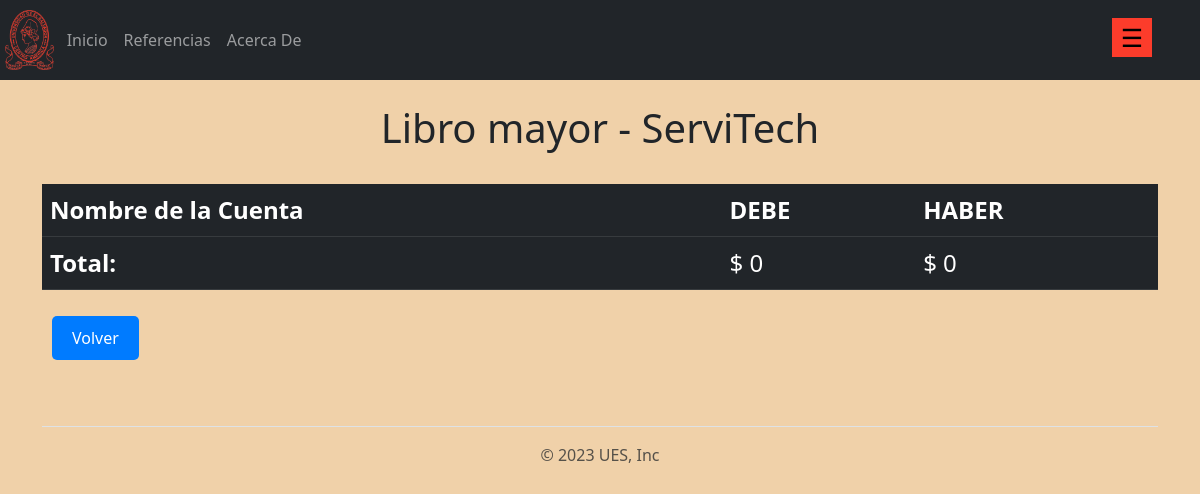
Before: /cuenta/mostrar_cuentas with the older database file.
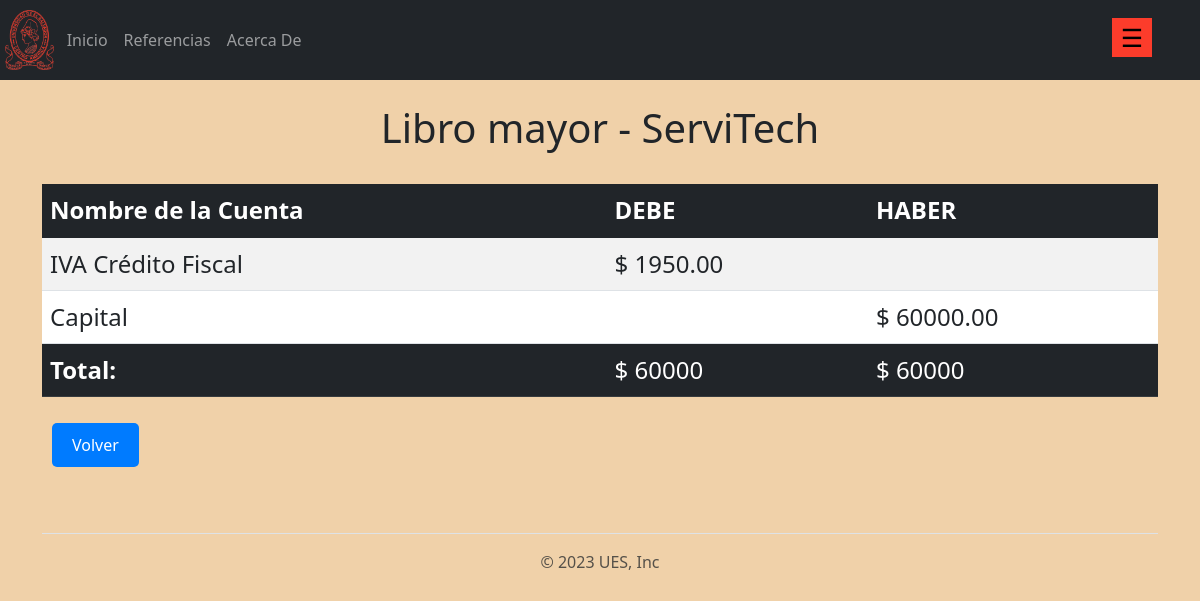
After: the same page with the newer database file.
### aplicaciones/cuenta/models.py (models this page shows, shortened)
class cuenta(models.Model):
    codigo = models.CharField(max_length=10)
    nombre = models.CharField(max_length=50)
    monto = models.DecimalField(max_digits=10, decimal_places=2)
    categoria = models.CharField(max_length=5, choices=[("Debe", "Debe"), ("Haber", "Haber")], default="")

### aplicaciones/cuenta/views.py (the view)
# urls.py: path('cuenta/mostrar_cuentas', views.cuentas_view, name='libro'),
def cuentas_view(request):
    subcuenta = cuenta.objects.annotate(
        cuenta_length = Length('codigo')
    )
    subcuenta = subcuenta.filter(cuenta_length__gt = 2)
    cuentas_debe = cuenta.objects.filter(categoria='Debe')
    cuentas_haber = cuenta.objects.filter(categoria='Haber')
    suma_monto_debe = cuentas_debe.aggregate(total_debe=Sum('monto'))['total_debe'] or 0
    suma_monto_haber = cuentas_haber.aggregate(total_haber=Sum('monto'))['total_haber'] or 0
    return render(request, 'cuenta/mostrar_cuentas.html', {
        'cuentas_debe': cuentas_debe,
        'cuentas_haber': cuentas_haber,
        'subcuenta':subcuenta,
        'suma_monto_debe': suma_monto_debe,
        'suma_monto_haber': suma_monto_haber,
        })

### templates/cuenta/mostrar_cuentas.html (shortened to what this page needs)
{% extends 'layout/base.html' %}
{% block content %}
<br><h1>Libro mayor - ServiTech</h1><br>
<table class="table table-striped" style="font-size: x-large;">
    <thead class="table-dark">
        <tr>
            <th>Nombre de la Cuenta</th>
            <th>DEBE</th>
            <th>HABER</th>
        </tr>
    </thead>
    <tbody class="table-group-divider">
        {% for i in subcuenta %}
        {% if i.categoria == 'Debe' %}
            <tr>
                <td>{{ i.nombre }}</td>
                <td>$ {{ i.monto }}</td>
                <td></td>
            </tr>
        {% endif %}
        {% endfor %}
        {% for j in subcuenta %}
        {% if j.categoria == 'Haber' %}
            <tr>
                <td>{{ j.nombre }}</td>
                <td></td>
                <td>$ {{ j.monto }}</td>
            </tr>
        {% endif %}
        {% endfor %}
    </tbody>
    <tfoot class ="table-dark">
        <tr>
            <td><b>Total:</b></td>
            <td>$ {{ suma_monto_debe }}</td>
            <td>$ {{ suma_monto_haber }}</td>
        </tr>
    </tfoot>
</table>
    <a class= "btn" href = "{% url 'transaccion' %}"> Volver</a>
{% endblock content %}

Changed rows visible on the page:
added cuenta: nombre "IVA Crédito Fiscal", monto "1950.00", shown under "Libro mayor - ServiTech"
added cuenta: nombre "Capital", monto "60000.00"
Other visible differences:
{{ suma_monto_debe }}: "0" → "60000"
{{ suma_monto_haber }}: "0" → "60000"
